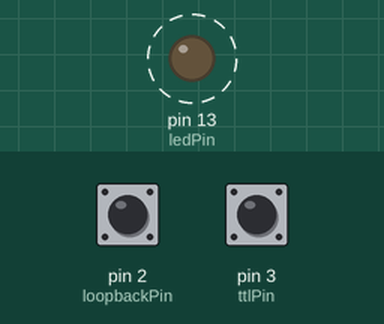
The sketch below on a simulated Arduino Uno, built with avr-gcc and run on an emulated ATmega328P. On the bench: output pins drawn as LEDs (lit = HIGH). Dashed ring = blinking. Inputs (shaded band) come from the test bench; at power-on: pin 2 (loopbackPin) HIGH, pin 3 (ttlPin) HIGH. What the sketch prints to the serial monitor is not drawn.

Above: at 0.2 s.
Timing chart, 0 to 3.0 s (numbered marks = the images above):
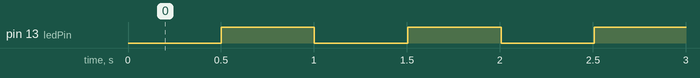

Measured:
- by itself, pin 13 (ledPin): alternates HIGH for 0.50 s and LOW for 0.50 s

The sketch:

Final_Me497_Lab_2_Task_3.ino
```cpp
// ME 497 -- 007
// Lab 02 -- TTL logic chips
// Jarrett John and Azzam Shaikh
// January 29, 2019

// Master Arduino Task 3

//  Declare Variables
const byte ledPin = 13;               //  Variable referencing pin for LED
const byte loopbackPin = 2;           //  Variable referencing pin for loopback
const byte ttlPin = 3;                //  Variable referencing pin for TTL
volatile byte state = LOW;            //  Variable referencing state initialized to LOW
volatile long t0;                     //  Variable for timer zero
volatile long t1;                     //  Variable for timer one
volatile long t2;                     //  Variable for time two
volatile long dt1;                    //  Variable for time difference one
volatile long dt2;                    //  Variable for time difference two

void setup() {
  //  Initalize pin modes, call attach interrupt function, initalize serial communication
  pinMode(ledPin, OUTPUT);                //  Set led pin as an output
  pinMode(loopbackPin, INPUT_PULLUP);     //  Set loopback pin as input
  pinMode(ttlPin, INPUT_PULLUP);          //  Set TTL pin as input
  attachInterrupt(digitalPinToInterrupt(loopbackPin), loopBack, CHANGE);    //  Call interrupt function on the loopback pin upon singal change and call loopBack function
  attachInterrupt(digitalPinToInterrupt(ttlPin), loopBackTTL, CHANGE);      //  Call interrupt fnction on the TTL pin upon singal change and call loopBackTTL function
  Serial.begin(115200);     //  Initalize serial communication at a baud rate of 115200
}

void loop() {
  //  Create function that will be looped
  t0 = micros();                   // Start the timer
  digitalWrite(ledPin, state);     // Set the LED state
  delay(250);                      // Wait to allow the logical operation to give a response
  state = !state;                  // Change the state variable so LED will change state on next loop
  dt1 = t1 - t0;                   // Time between setting the LED state and detecting it on interrupt
  dt2 = t2 - t1;                   // Time between detecting TTL loopback signal change and loopBack signal change

  Serial.print("Loopback (micro secs): ");  //  Print loopback data to serial monitor
  Serial.println(dt1);                      //  Print loopback data to serial monitor

  Serial.print("Loopback for TTL Chip (micro secs): ");    // Print TTL loopback data to serial monitor
  Serial.println(dt2);                                     // Print TTL loopback data to serial monitor


  byte loopPin = digitalRead(loopbackPin);      // Detect the current state of the LED
  byte ttlPin = digitalRead(ttlPin);            // Detect the current state of the ttlPin
  byte expect = loopPin ^ ttlPin;               // Perform the logical operation of the TTL chip [SN74HC86N: XOR]
  // Create logic conditions to check if TTL and loopPins create the correct expected value
  if(loopPin == ttlPin && expect == 0){         //  If the loopPin and ttlPin are equal [(0 & 0) or (1 & 1)] and expect is equal to 0:
    Serial.println("Correct!");                 //  Print that the TTL and loopPins output the correct value
  }
  else  if(loopPin != ttlPin && expect == 1){   //  If the loopPin and ttlPin are not equal [(0 & 1) or (1 & 0)] and expect is equal to 1:
    Serial.println("Correct!");                 //  Print that the TTL and loopPins output the correct value
  }
  else{                                         //  If none of these conditions are met:
    Serial.println("Error!");                   //  Print that an error has occurred
  }
  delay(250);                                   //  Wait to allow the logical operation to give a response

}

void loopBack() {
  // This function is excecuted every time the signal on 'loopbackPin' changes.
  t1 = micros();        // Get the loopback time (micro secs)
}

void loopBackTTL () {
  // This function is exectued every time the TTL's output signal changes value
  t2 = micros();        // Get the loopback time for the TTL output (mirco secs)
}

// End of code
```
